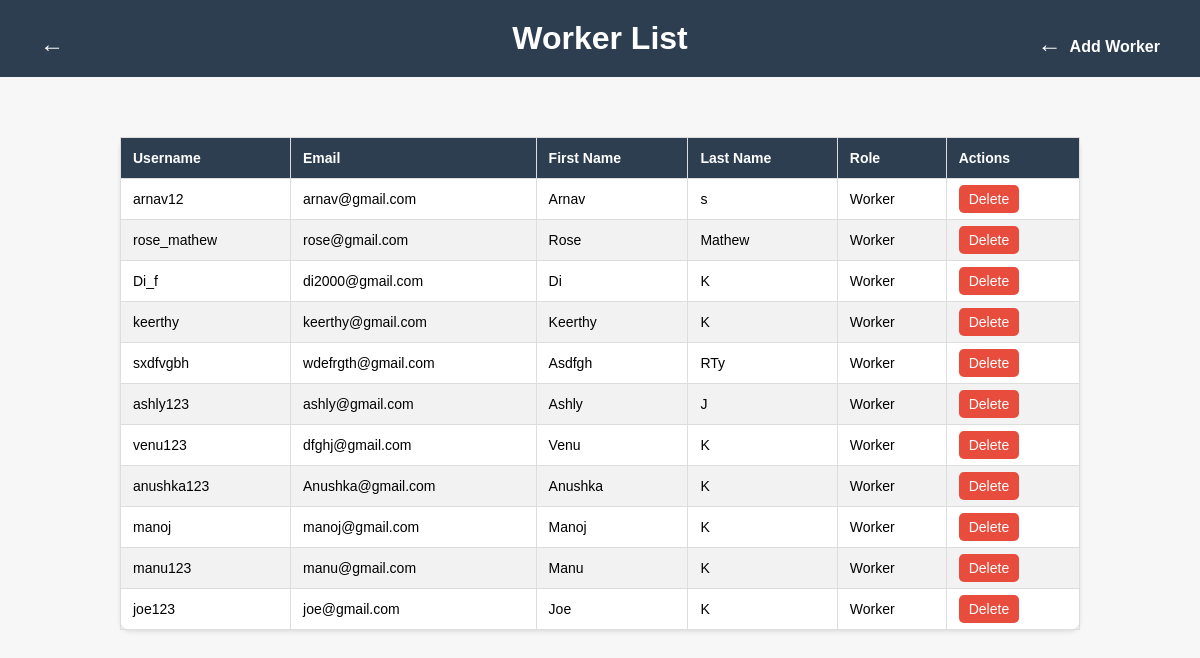
Screenshot of /worker_list.html with the database file from the repository.
### watersystemapp/models.py (models this page shows, shortened)
class CustomUser(AbstractUser):
    firstname = models.TextField(max_length=100, default="")
    lastname = models.TextField(max_length=100, default="")
    username = models.CharField(max_length=30, unique=True)
    email = models.EmailField(max_length=254, unique=True)
    role = models.CharField(max_length=100,default="")
    password = models.CharField(max_length=128, default="")

### watersystemapp/views.py (the view)
# urls.py: path('worker_list.html', views.worker_list, name='worker_list'),
def worker_list(request):
    workers = CustomUser.objects.filter(role='Worker')
    return render(request, 'worker_list.html', {'users': workers})

### templates/worker_list.html (shortened to what this page needs)
{% load static %}
<!DOCTYPE html>
<html lang="en">
<head>
</head>
<body>
    <a class="back-button" href="admindashboard.html"></a>
    <a class="add-button" href="add_worker.html">Add Worker</a>
    <h1>Worker List</h1>
    <table>
        <thead>
            <tr>
                <th>Username</th>
                <th>Email</th>
                <th>First Name</th>
                <th>Last Name</th>
                <th>Role</th>
                <th>Actions</th>
            </tr>
        </thead>
        <tbody>
            {% for user in users %}
            {% if user.role == 'Worker' %}
            <tr>
                <td>{{ user.username }}</td>
                <td>{{ user.email }}</td>
                <td>{{ user.first_name }}</td>
                <td>{{ user.last_name }}</td>
                <td>{{ user.role }}</td>
                <td>
                    <a class="delete-button" href="{% url 'delete_worker' user.id %}">Delete</a>
                </td>
            </tr>
            {% endif %}
            {% endfor %}
        </tbody>
    </table>
</body>
</html>

### templates/worker_list.html (style rules this page uses)
body { font-family: Arial, sans-serif; background-color: #f7f7f7; margin: 0; padding: 0; }
h1 { background-color: #2c3e50; color: #fff; padding: 20px; text-align: center; margin: 0; }
.back-button { background-color: #2c3e50; color: #fff; padding: 10px 20px; border: none; border-radius: 5px; cursor: pointer; text-decoration: none; font-weight: bold; position: absolute; top: 20px; left: 20px; }
.add-button { background-color: #2c3e50; color: #fff; padding: 10px 20px; border: none; border-radius: 5px; cursor: pointer; text-decoration: none; font-weight: bold; position: absolute; top: 20px; right: 20px; }
.back-button::before, .add-button::before { content: "←"; font-size: 24px; margin-right: 8px; }
table { width: 80%; margin: 60px auto; border-collapse: collapse; background-color: #fff; box-shadow: 0 2px 4px rgba(0, 0, 0, 0.1); border-radius: 10px; }
th, td { border: 1px solid #ddd; text-align: left; padding: 12px; font-size: 14px; }
th { background-color: #2c3e50; color: #fff; }
tr:nth-child(even) { background-color: #f2f2f2; }
.delete-button { background-color: #e74c3c; color: #fff; padding: 6px 10px; border: none; border-radius: 5px; cursor: pointer; text-decoration: none; }

### rows the page displays
CustomUser: username "arnav12", email "arnav@gmail.com", first_name "Arnav", last_name "s", role "Worker"
CustomUser: username "rose_mathew", email "rose@gmail.com", first_name "Rose", last_name "Mathew", role "Worker"
CustomUser: username "Di_f", email "di2000@gmail.com", first_name "Di", last_name "K", role "Worker"
CustomUser: username "keerthy", email "keerthy@gmail.com", first_name "Keerthy", last_name "K", role "Worker"
CustomUser: username "sxdfvgbh", email "wdefrgth@gmail.com", first_name "Asdfgh", last_name "RTy", role "Worker"
CustomUser: username "ashly123", email "ashly@gmail.com", first_name "Ashly", last_name "J", role "Worker"
CustomUser: username "venu123", email "dfghj@gmail.com", first_name "Venu", last_name "K", role "Worker"
CustomUser: username "anushka123", email "Anushka@gmail.com", first_name "Anushka", last_name "K", role "Worker"
CustomUser: username "manoj", email "manoj@gmail.com", first_name "Manoj", last_name "K", role "Worker"
CustomUser: username "manu123", email "manu@gmail.com", first_name "Manu", last_name "K", role "Worker"
CustomUser: username "joe123", email "joe@gmail.com", first_name "Joe", last_name "K", role "Worker"
